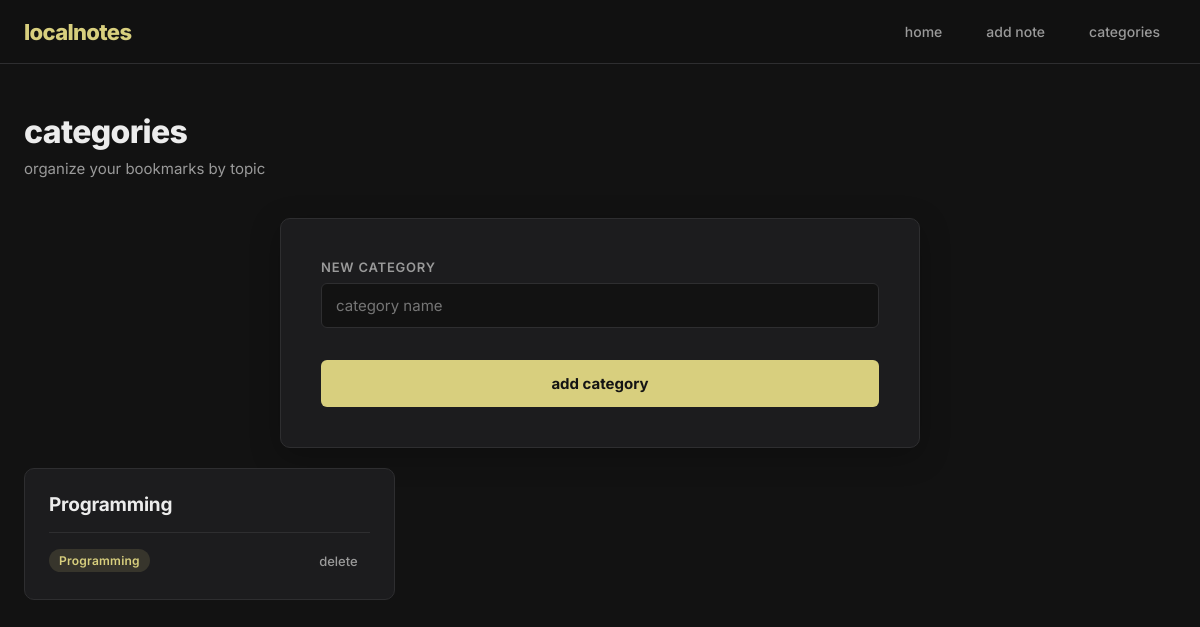
The page /categories/ on the database as committed earlier.
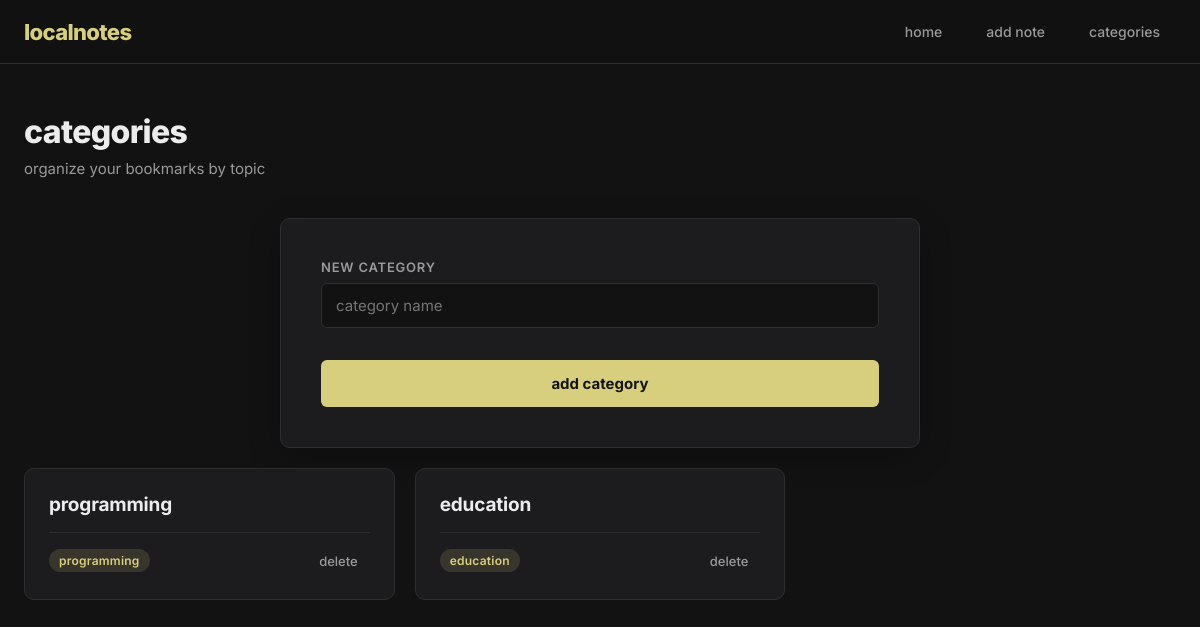
The same page on the database as committed later.
### core/models.py (models this page shows, shortened)
class Category(models.Model):
    name = models.CharField(max_length=25)

### core/views.py (the view, shortened to what this page needs)
# urls.py: path('categories/', categories, name = 'categories'),
def categories(request):
    return render(request, 'categories.html', {
            "categories": Category.objects.all()
        })

### core/templates/categories.html (shortened to what this page needs)
{% extends "base.html" %}
{% block content %}
        <main class="page">
                <h1 class="page-title">categories</h1>
                <p class="page-subtitle">organize your bookmarks by topic</p>
                <div class="add-form-card">
                        <form method="post">
                                <div class="form-field">
                                        <label>new category</label>
                                        <input type="text" name="name" placeholder="category name" required/>
                                </div>
                                <button type="submit" class="submit-btn">add category</button>
                        </form>
                </div>
                <div class="bookmark-grid">
                        {% for category in categories %}
                                <div class="bookmark">
                                        <h2>{{category.name}}</h2>
                                        <div class="bookmark-footer">
                                                <span class="category-badge">{{category.name}}</span>
                                                <a class="delete-link" href="{% url 'delcategory' category.id %}">delete</a>
                                        </div>
                                </div>
                        {% endfor %}
                </div>
{% endblock %}

Rows that differ between the two databases and show on the page:
removed Category: name "Programming"
added Category: name "programming"
added Category: name "education"
